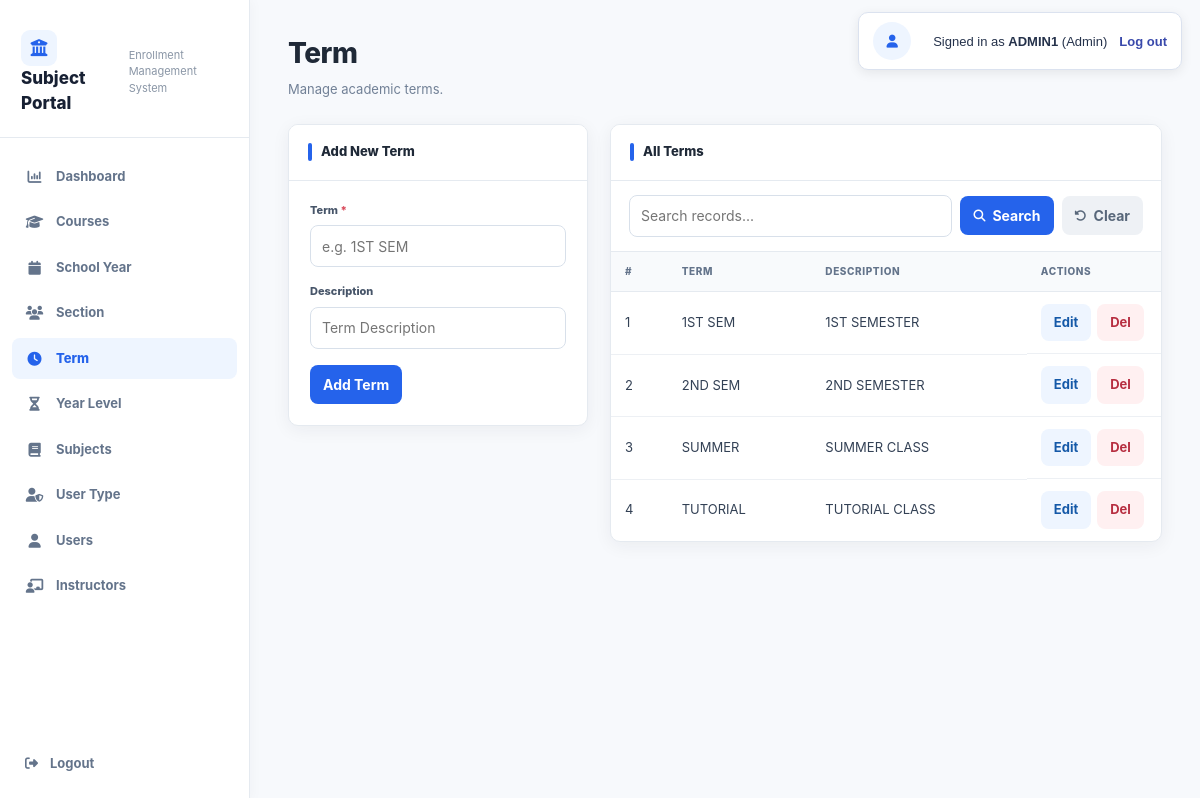
Page /term.php (signed in) on the committed database.
### tables this page shows
CREATE TABLE `tbl_term` (
  `ID` int(11) NOT NULL,
  `TERM` varchar(255) NOT NULL,
  `DESCRIPTION` varchar(255) NOT NULL
);

### term.php (the view, shortened to what this page needs)
<?php
include 'db_connect.php';
$result = mysqli_query($conn, "SELECT * FROM tbl_term");
?>
<!DOCTYPE html>
<html lang="en">
<head>
    <link rel="stylesheet" href="app.css">
    <link rel="stylesheet"
        href="https://cdnjs.cloudflare.com/ajax/libs/font-awesome/6.5.1/css/all.min.css">
</head>
<body>
<?php include __DIR__ . "/session_banner.php"; ?>
<div class="wrapper">
    <aside class="sidebar">
        <div class="logo">
            <h2>Subject Portal</h2>
            <p>Enrollment Management System</p>
        </div>
        <nav class="menu">
            <a href="dashboard.php">
                <i class="fa-solid fa-chart-column"></i> Dashboard
            </a>
            <a href="course.php">
                <i class="fa-solid fa-graduation-cap"></i> Courses
            </a>
            <a href="schoolyear.php">
                <i class="fa-solid fa-calendar"></i> School Year
            </a>
            <a href="section.php">
                <i class="fa-solid fa-users"></i> Section
            </a>
            <a href="term.php" class="active">
                <i class="fa-solid fa-clock"></i> Term
            </a>
            <a href="yearlevel.php">
                <i class="fa-solid fa-hourglass-half"></i> Year Level
            </a>
            <a href="subjects.php">
                <i class="fa-solid fa-book"></i> Subjects
            </a>
            <a href="usertype.php">
                <i class="fa-solid fa-user-shield"></i> User Type
            </a>
            <a href="users.php"><i class="fa-solid fa-user"></i> Users</a>
        <a href="instructors.php">
                <i class="fa-solid fa-chalkboard-teacher"></i> Instructors
            </a>
        </nav>
        <a href="logout.php" class="logout-link"><i class="fa-solid fa-right-from-bracket"></i> Logout</a>
    </aside>
    <main class="main-content">
        <div class="page-header">
            <div>
                <h1>Term</h1>
                <p>Manage academic terms.</p>
            </div>
        </div>
        <div class="content-grid">
            <div class="card">
                <div class="card-header">
                    Add New Term
                </div>
                <div class="card-body">
                    <form method="POST">
                        <div class="form-group">
                            <label>
                                Term <span>*</span>
                            </label>
                            <input
                                type="text"
                                name="term"
                                placeholder="e.g. 1ST SEM"
                                required>
                        </div>
                        <div class="form-group">
                            <label>
                                Description
                            </label>
                            <input
                                type="text"
                                name="description"
                                placeholder="Term Description">
                        </div>
                        <button
                            type="submit"
                            name="add_term"
                            class="add-btn">
                            Add Term
                        </button>
                    </form>
                </div>
            </div>
            <div class="card table-card">
                <div class="card-header">
                    All Terms
                </div>
        <div class="search-bar">
            <form onsubmit="return filterTable(event);" class="search-form">
                <input type="text" id="tableSearch" placeholder="Search records..." autocomplete="off">
                <button type="submit" class="search-btn"><i class="fa-solid fa-magnifying-glass"></i> Search</button>
                <button type="button" class="clear-btn" onclick="clearSearch()"><i class="fa-solid fa-rotate-left"></i> Clear</button>
            </form>
        </div>
<div class="table-container">
                    <table>
                        <thead>
                            <tr>
                                <th>#</th>
                                <th>TERM</th>
                                <th>DESCRIPTION</th>
                                <th>ACTIONS</th>
                            </tr>
                        </thead>
                        <tbody>
                        <?php
                        $count = 1;
                        while ($row = mysqli_fetch_assoc($result)) {
                        ?>
                            <tr>
                                <td>
                                    <?= $count++; ?>
                                </td>
                                <td>
                                    <span class="year-badge">
                                        <?= htmlspecialchars($row['TERM']); ?>
                                    </span>
                                </td>
                                <td>
                                    <?= htmlspecialchars($row['DESCRIPTION']); ?>
                                </td>
                                <td class="actions">
                                    <a href="term_edit.php?term=<?= urlencode($row['TERM']); ?>">
                                        <button
                                            type="button"
                                            class="edit-btn">
                                            Edit
                                        </button>
                                    </a>
                                    <a
                                        href="term.php?delete=<?= urlencode($row['TERM']); ?>"
                                        onclick="return confirm('Are you sure you want to delete this term?');">
                                        <button
                                            type="button"
                                            class="delete-btn">
                                            Del
                                        </button>
                                    </a>
                                </td>
                            </tr>
                        <?php
                        }
                        ?>
                        </tbody>
                    </table>
                </div>
            </div>
        </div>
    </main>
</div>
</body>
</html>

### rows in the picture
tbl_term: TERM "1ST SEM", DESCRIPTION "1ST SEMESTER"
tbl_term: TERM "2ND SEM", DESCRIPTION "2ND SEMESTER"
tbl_term: TERM "SUMMER", DESCRIPTION "SUMMER CLASS"
tbl_term: TERM "TUTORIAL", DESCRIPTION "TUTORIAL CLASS"

### other values in the picture
$session_display_name "ADMIN1"
$session_role "Admin"
